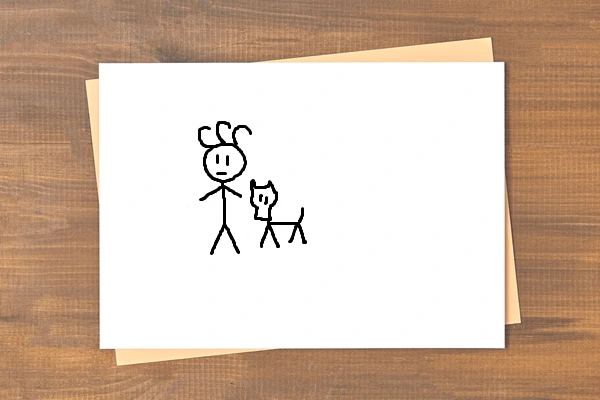
#> input picture imageKmeanClustering-scikit/images/image1.png, 600 x 400 px, found by its file name
$ jupyter execute trainClustering.ipynb
#> lines starting #> are read from the running program, lines starting #| are printed output that depends on the picture; after the words box and inside, x2 and y2 are one past the last pixel; in counts of white or black regions, pixels touching at a corner belong together
[cell 1]
'''
input: .png image with 3 main areas
    pattern: the smallest area, dark colored
    workpiece: area inside workspace
    workspace

output: extract pattern on transparent .png file
'''

[cell 2]
from sklearn.cluster import KMeans
import cv2 as cv
import numpy as np
import matplotlib.pyplot as plt

[cell 3]
# input

raw_image = cv.imread("images/image1.png")
#> raw_image is the input picture: shape (400, 600, 3); mean B, G, R 171.9, 189, 211.1
resized_image = cv.resize(raw_image, (0, 0), fx=0.5, fy=0.5)
realimage = cv.cvtColor(resized_image, cv.COLOR_BGR2RGB)
plt.imshow(realimage)

[cell 4]
# gray, blur, canny edge

gray = cv.cvtColor(resized_image, cv.COLOR_BGR2GRAY)
blurred = cv.GaussianBlur(gray, (5, 5), 0)
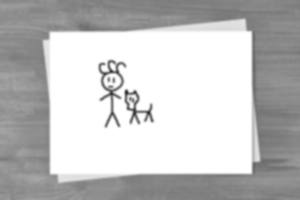
#> blurred: shape (200, 300); min 36, max 255, mean 193.7
edges = cv.Canny(blurred, 50, 150)
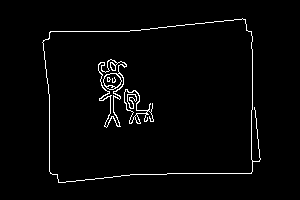
#> edges: shape (200, 300); 2.4% white in thin lines or dots, all inside (x1, y1, x2, y2) = (42, 18, 261, 183)

plt.imshow(edges)

[cell 5]
# extract largest contours

contours, _ = cv.findContours(edges, cv.RETR_EXTERNAL, cv.CHAIN_APPROX_SIMPLE)
#> contours = 1 contour; box (x1, y1, x2, y2) and area: (42, 18, 261, 183) 30182
contours = sorted(contours, key=cv.contourArea, reverse=True)
largest_contour = np.zeros_like(gray)
cv.drawContours(largest_contour, [contours[0]], -1, 255, thickness=cv.FILLED)
#> largest_contour: shape (200, 300); 51% white; 1 black region, box (x1, y1, x2, y2) and area: (0, 0, 300, 200) 29405

plt.imshow(largest_contour)

[cell 6]
# and: take inner path of image
# or: make part that black (outter part) colored, pattern similar to black, also changed to almost-colored

blue_background = np.zeros_like(resized_image)
blue_background[:, :] = [0, 0, 255]
image_with_contour = cv.bitwise_and(resized_image, resized_image, mask=largest_contour)
image_or = cv.bitwise_or(blue_background, image_with_contour)
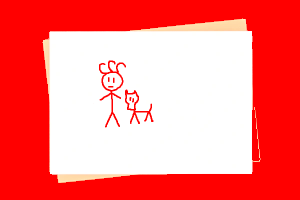
#> image_or: shape (200, 300, 3); mean B, G, R 124.8, 126.1, 255
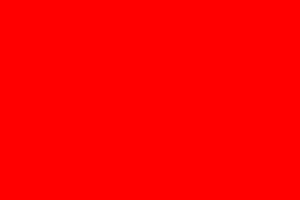
#> blue_background: shape (200, 300, 3); mean B, G, R 0, 0, 255

plt.imshow(image_or)

[cell 7]
# and: take inner path of previous step (colored pattern now)
# xor: background exact same color: removed. inner same white: black. pattern change to a completly different color

image_with_contour = cv.bitwise_and(image_or, image_or, mask=largest_contour)
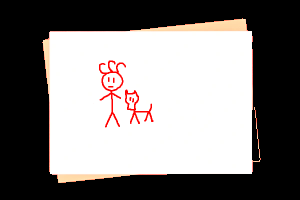
#> image_with_contour: shape (200, 300, 3); mean B, G, R 124.8, 126.1, 130
image_xor = cv.bitwise_xor(blue_background, image_with_contour)
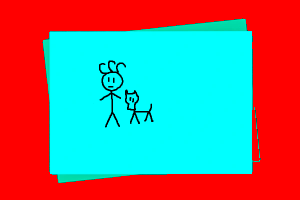
#> image_xor: shape (200, 300, 3); mean B, G, R 124.8, 126.1, 125

plt.imshow(image_xor)

[cell 8]
# clustering into clusters

data = image_xor.reshape(-1, 3)
kmeans = KMeans(n_clusters=3, random_state=0).fit(data)
clustered_image = kmeans.labels_.reshape(image_xor.shape[:2])
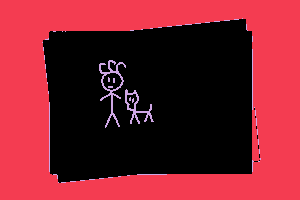
#> clustered_image: shape (200, 300) int32; 3 distinct labels, from 0 to 2; one colour per label, 0 black

plt.imshow(clustered_image)

[cell 9]
# extract smallest cluster

clustered_data = np.bincount(clustered_image.flatten())
#> clustered_data = [29559, 29405, 1036]
pattern_index = np.argmin(clustered_data)
#> pattern_index = 2
pattern = (clustered_image == pattern_index).astype(np.uint8)
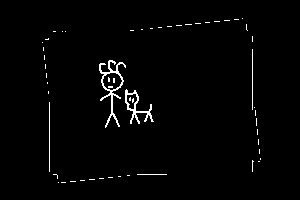
#> pattern: shape (200, 300); values 0 (black) and 1 (white), 1.7% white in thin lines or dots, all inside (x1, y1, x2, y2) = (42, 18, 261, 183)

plt.imshow(pattern)

[cell 10]
# split a cluster into connected components

nums, connected_patterns, stats, centroids = cv.connectedComponentsWithStats(pattern, connectivity=8)
#> connected_patterns: shape (200, 300) int32; 56 distinct labels, from 0 to 55
#> nums = 56; stats = 56 rows, first 6: [0, 0, 300, 200, 58964], [234, 19, 5, 1, 5], [242, 18, 1, 1, 1], [214, 21, 6, 1, 6], [224, 20, 6, 1, 6], [195, 23, 6, 1, 6]; centroids = 56 pairs, first value 42 to 260, second value 18 to 182

plt.imshow(connected_patterns)

[cell 11]
# remove small size (noise) connected components

pattern_area = clustered_data[pattern_index]
#> pattern_area = 1036
threshold_value = 0.05
threshold = int(threshold_value * pattern_area)
#> threshold = 51

clean_pattern = np.zeros_like(pattern)
for i in range(1, nums):
    if stats[i, cv.CC_STAT_AREA] > threshold:
        clean_pattern[connected_patterns == i] = 255
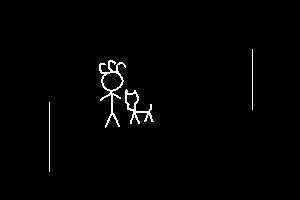
#> clean_pattern: shape (200, 300); 1.3% white in thin lines or dots, all inside (x1, y1, x2, y2) = (49, 49, 253, 172)

plt.imshow(clean_pattern)

[cell 12]
# fill background "transparent"

clean_pattern_height, clean_pattern_width = clean_pattern.shape
#> clean_pattern_height = 200; clean_pattern_width = 300
image_transpattern = np.zeros((clean_pattern_height, clean_pattern_width, 4), dtype=np.uint8)
image_transpattern[clean_pattern != 0] = [0, 0, 0, 255]
image_transpattern[clean_pattern == 0] = [0, 0, 0, 0]

plt.imshow(image_transpattern)
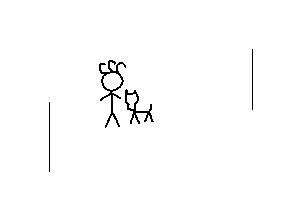
#> shown: shape (200, 300, 4); mean R, G, B, A 0, 0, 0, 3.2; transparent parts drawn white
